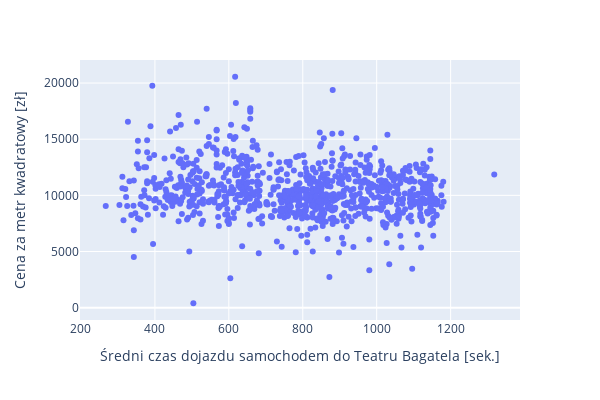

The cell this chart's notebook holds for it:
### Code cell
fig = px.scatter(df9, x="road_time", y="cena mkw", 
labels={
                     "road_time": "Średni czas dojazdu samochodem do Teatru Bagatela [sek.]",
                     "cena mkw": "Cena za metr kwadratowy [zł]",}, height=400, width=600)
fig.update_xaxes(tickformat="digit")
fig.update_yaxes(tickformat="digit")
fig.show()

### Figure 1 — Plotly figure (JSON) as saved in the notebook; plotly's stock layout.template omitted (floating-point values rounded to 4 significant figures; data arrays with more than 128 entries replaced by an {"elided": "..."} marker saying what was removed)
{"data": [{"hovertemplate": "Średni czas dojazdu samochodem do Teatru Bagatela [sek.]=%{x}<br>Cena za metr kwadratowy [zł]=%{y}<extra></extra>", "legendgroup": "", "marker": {"color": "#636efa", "symbol": "circle"}, "mode": "markers", "name": "", "orientation": "v", "showlegend": false, "type": "scatter", "x": {"elided": "937 int values"}, "xaxis": "x", "y": {"elided": "937 float values"}, "yaxis": "y"}], "layout": {"height": 400, "legend": {"tracegroupgap": 0}, "margin": {"t": 60}, "width": 600, "xaxis": {"anchor": "y", "domain": [0, 1], "tickformat": "digit", "title": {"text": "Średni czas dojazdu samochodem do Teatru Bagatela [sek.]"}}, "yaxis": {"anchor": "x", "domain": [0, 1], "tickformat": "digit", "title": {"text": "Cena za metr kwadratowy [zł]"}}}}
